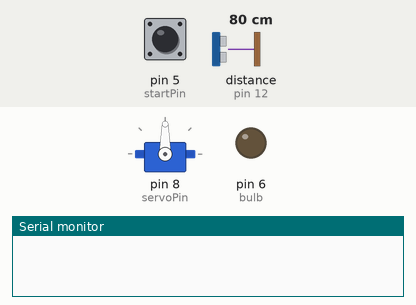
Simulated run of this sketch. Board: Arduino Uno, built with avr-gcc and run on an emulated ATmega328P. On the bench: servo, output pins drawn as LEDs (lit = HIGH), the last lines printed to the serial monitor. Wiring (inferred from the names in the program): ultrasonic range finder: trigger pin 11; echo pin 12. Dashed ring = blinking. Inputs (shaded band) come from the test bench; at power-on: distance to the obstacle (sensor on pin 12) 80 cm, pin 5 (startPin) HIGH. The echo pulse lasts 58.3 µs per cm; pins used as bus, display or sensor lines are not drawn.

Above: at 0.1 s.
At 4.2 s:
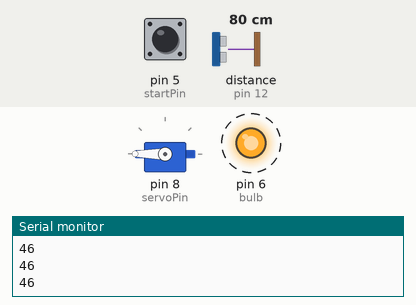
4.3 s: distance to the obstacle (sensor on pin 12) set to 60 cm
At 6.1 s:
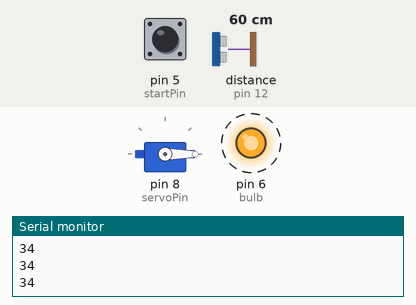
7.3 s: distance to the obstacle (sensor on pin 12) set to 2 cm
Timing chart, 0 to 16.3 s (numbered marks = the images above; inputs shaded):
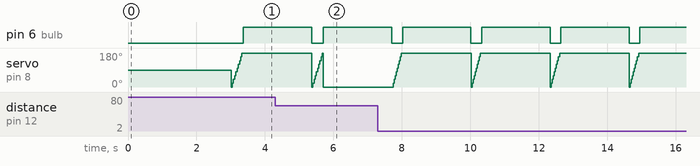

Measured:
- by itself, pin 6 (bulb): alternates HIGH for 2.0 s and LOW for 0.31 s
- by itself, servo on pin 8 (servoPin): repeats every 2.3 s: 40° 0.03 s, 60° 0.03 s, 80° 0.03 s, 100° 0.03 s, 120° 0.03 s, 140° 0.03 s, 160° 0.03 s, 180° 2.0 s, 0° 0.03 s, 20° 0.03 s

The sketch:

soundSensor.ino
```cpp
/*
  Integration of Ultrasound sensors and Servo motors
    - Tested what issues do occur when sensors rotated by the servos

*/


#include <Servo.h>
#include <stdlib.h>


short startPin=5, bulb=6;

int trigPin=11, echoPin=12;

Servo servo;
int servoPin=8;

int threshold, condition;

void setup() {
  Serial.begin(9600);
  pinMode(trigPin, OUTPUT);
  pinMode(echoPin, INPUT);

  pinMode(startPin, INPUT);
  pinMode(bulb, OUTPUT);

    pinMode(servoPin, OUTPUT);
  servo.attach(servoPin);
  servo.write(90);
  delay(3000);


    digitalWrite(bulb, HIGH);

  while( digitalRead(startPin) == 0 ){
    delay(250);   }
      threshold = Measure();
    condition = threshold*1.2;
    digitalWrite(bulb, LOW);


}

void loop() {

digitalWrite(bulb, LOW);
     if( Measure() <= threshold){

    bool dec = Decision();
    dec==1 ? servo.write(180) : servo.write(0);
    digitalWrite(bulb, HIGH);
    delay(2000);
  }


}

bool Decision(){
  int left=0, right=0, val;

  for(int x=0; x<=180; x+=20){
    servo.write(x);
    val = Measure();             //change
    Serial.println(val);
    x<90? left+=val : right+=val;
    delay(30);
  }

  servo.write(90);
  return (right >= left);
}

int Measure(){
    digitalWrite(trigPin, LOW);
  delayMicroseconds(2);
  digitalWrite(trigPin, HIGH);
  delayMicroseconds(10);
  digitalWrite(trigPin, LOW);

  // Read the echo time
  int duration = pulseIn(echoPin, HIGH);
  return duration/100;
}
```
